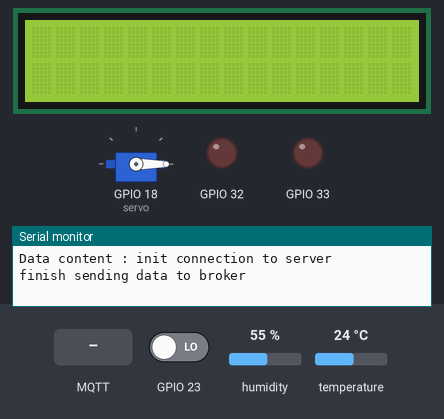
A sketch run on a simulated ESP32. Parts: servo, 16×2 character LCD, output pins drawn as LEDs (lit = HIGH), the last lines printed to the serial monitor. The inputs (shaded band) are chosen by the test bench; at power-on: GPIO 23 LOW, humidity 55 %, temperature 24 °C. WiFi joins after 1.5 s; servers stay silent unless stated; random numbers use the default seed unless the sketch sets one; no MQTT or app messages arrive unless stated.

Above: at 2.8 s.
2.9 s: GPIO 23 driven HIGH
4.4 s: GPIO 23 driven LOW
At 5.1 s:
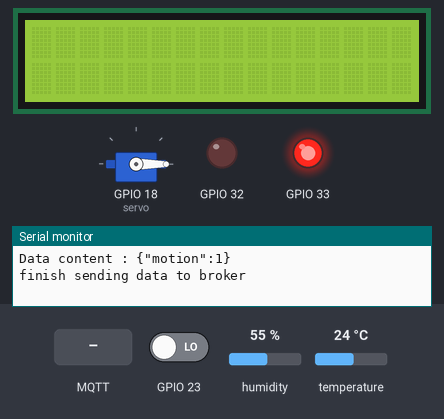
5.9 s: MQTT message "led" arrives on the first subscribed topic
7.4 s: MQTT message "invert" arrives on the first subscribed topic
13.1 s: MQTT message "off" arrives on the first subscribed topic
Timing chart, 0 to 15.6 s (numbered marks = the images above; inputs shaded):
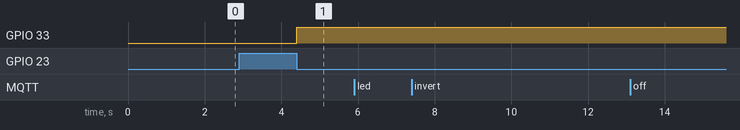

Measured:
- after the input at 4.4 s, GPIO 33: LOW → HIGH at once

The sketch:

sketch.ino
```cpp
#include <Arduino.h>

#include <WiFi.h>
#include <WiFiClient.h>
#include <PubSubClient.h>
#include <HTTPClient.h>
#include <ArduinoJson.h>

#include "LED.h"
#include "Timer.h"
#include "Sensor.h"
#include "LCD.h"
#include "Door.h"
#define len(arr) (sizeof(arr) / sizeof(arr[0]))
// put function declarations here:
const String device_id = "325719";
bool unaccepted = true;
LED led[2];
// LCD lcd;

namespace CommandProcessor
{
#define ALREADY_DONE 1
#define WRONG -1
#define SUCCESS 0
  int solved_id = -1;
  inline int exec(const char *json_string)
  {

    DynamicJsonDocument doc(1024);
    deserializeJson(doc, json_string);

    // Access a specific field
    const int id = doc["id"];
    const char *obj_type = doc["device"];

    Serial.println(String(id));
    Serial.println(String(obj_type));

    if (id <= solved_id)
    {
      Serial.println("duplicate command");
      return ALREADY_DONE;
    }

    if (!(strcmp(obj_type, "led")))
    {
      const int obj_id = doc["ledIndex"];
      const char *cmd = doc["command"];
      // check obj id
      if (obj_id >= len(led))
      {
        return WRONG;
      }
      // do command
      if (!(strcmp(cmd, "invert")))
      {
        led[obj_id].invert_state();
      }
      else if (!strcmp(cmd, "off"))
      {
        led[obj_id].turn_off();
      }
      else if (!strcmp(cmd, "on"))
      {
        led[obj_id].turn_on();
      }
      solved_id = id;
      return SUCCESS;
    }

    if (!(strcmp(obj_type, "door")))
    {
      const char *cmd = doc["command"];
      Serial.print("command on door");
      Serial.println(cmd);
      if (!strcmp(cmd, "on"))
      {
        door::change_angle(90);
      }
      else if (!strcmp(cmd, "off"))
      {
        door::change_angle(0);
      }
      else if (!strcmp(cmd, "change_angle"))
      {
        const int angle = doc["angle"];
        door::change_angle(angle);
      }
      solved_id = id;
      return SUCCESS;
    }
    if (!(strcmp(obj_type, "lcd")))
    {
      const char *cmd = doc["command"];
      Serial.print("command in lcd ");
      Serial.println(cmd);
      if (!strcmp(cmd, "print"))
      {
        const char *message = doc["message"];
          int row=0;
          row = doc["row"];
          int col =0;
          col = doc["col"];
          Serial.print("row: ");
          Serial.println(row);
          Serial.print("col: ");
          Serial.println(col);
        Serial.println(String(message));
        lcd::print(String(message), row, col);
      }
      else if (!strcmp(cmd, "clear"))
      {
        lcd::clear();
      }
      solved_id = id;
      return SUCCESS;
    }
    return WRONG;
  }
};
namespace Communicator
{
  const char *mqtt_server = "broker.hivemq.com";
  const int mqtt_port = 1883;
  const String general_topic = "iot/kstn2024_nhom3/";
  const String prefix_topic = general_topic + device_id + "/";

  const char *mqtt_user = "your_username";
  const char *mqtt_password = "your_password";
  const char *client_id = "esp32_client";
  PubSubClient client;

 inline bool publish_data(String topic, String json_string);
  void setup_communicator(PubSubClient &_client)
  {
    client = _client;
    client.setServer(mqtt_server, mqtt_port);

    auto callback = [](char *topic, byte *payload, unsigned int length)
    {
      Serial.println("length of message: " + String(length));
      Serial.println("Message arrived in topic: " + String(topic));
      // Process the message payload
      Serial.print("Message: ");
      char message[length];
      message[length] = '\0';
      for (int i = 0; i < length; i++)
      {
        message[i] = (char)payload[i];
      }
      Serial.println(message);
      if(CommandProcessor::exec(message))
        publish_data("command/result","success");

    };

    client.setCallback(callback);
  }
  inline bool subscribe_command()
  {
    return client.subscribe((prefix_topic + "command").c_str());
  }
  inline void reconnect()
  {
    // Loop until we're reconnected
    while (!client.connected())
    {
      Serial.print("Attempting MQTT connection...");
      // Create a random client ID
      String clientId = "esp32-client-";
      clientId += String(random(0xffff), HEX);
      // Attempt to connect
      if (client.connect(clientId.c_str()))
      {
        Serial.println("connected to mqtt broker");
        Serial.println("subscribe to command topic again");
        subscribe_command();
        // Once connected, publish an announcement...
        // client.publish("outTopic", "hello world");
      }
      else
      {
        Serial.print("failed, rc=");
        Serial.print(client.state());
        Serial.println(" try again in 5 seconds");
        // Wait 5 seconds before retrying
        delay(5000);
      }
    }
  }

  inline bool publish_data(String topic, String json_string)
  {
    reconnect();
    topic = prefix_topic + topic;
    Serial.println("publishing data to topic : " + topic);
    Serial.println("Data content : " + json_string);
    // debug
    client.publish(topic.c_str(), json_string.c_str());
    Serial.println("finish sending data to broker");

    return true;
  }

  inline void init_topic()
  {
    reconnect();
    Serial.println("init topic for device");
    client.publish((general_topic + "init").c_str(), device_id.c_str());
    Serial.println("finish sending request to broker");
  }

  inline void remain()
  {
    client.loop();
  }
};

WiFiClient wifi_client;
PubSubClient client(wifi_client);
#define comm Communicator

int motion_detected = 0;

inline void setup_wifi()
{
  led[0].set_pin(32);
  led[1].set_pin(33);
  delay(10);
  // We start by connecting to a WiFi network
  Serial.println();

  WiFi.mode(WIFI_STA);
  WiFi.begin("Wokwi-GUEST", "", 6);

  while (WiFi.status() != WL_CONNECTED)
  {
    delay(500);
    Serial.print(".");
  }

  randomSeed(micros());

  Serial.println("");
  Serial.println("WiFi connected");
  Serial.println("IP address: ");
  Serial.println(WiFi.localIP());
}
inline void send_data()
{

  // Create a JSON document
  const size_t capacity = JSON_OBJECT_SIZE(3);
  DynamicJsonDocument doc(capacity);

  // Add data to the JSON document
  doc["temperature"] = sensor::get_temperature();
  doc["humidity"] = sensor::get_humidity();
  // doc["motion"] = sensor::check_motion();
  String json_string;
  serializeJson(doc, json_string);

  // sensor_data, command, command/result, init , init/result
  comm::publish_data("sensor_data", json_string.c_str());
}

void setup()
{
  led[1].turn_off();
  door::setup(18);
  door::change_angle(0);
  lcd::setup();
  sensor::setup_dht(19);
  sensor::setup_pir(23, []()
                    {
                      if(sensor::check_motion()){
                        Serial.println("motion deteced");
                        led[1].turn_on();
                        motion_detected = 1;
                      }
                      else{
                        led[1].turn_off();
                        motion_detected = 0;
                      } });

  using namespace CommandProcessor;
  Serial.begin(115200);
  setup_wifi();
  comm::setup_communicator(client);

  comm::reconnect();
  // comm.subscribe_command();

  Serial.println("finish connecting to mqtt server");

  comm::publish_data("abc", "init connection to server");
  Timer::periodic_callback(10000, []()
                           { send_data(); });
}
unsigned long prev_millis = 0;
void loop()
{
  // if (unaccepted)
  // {
  //   unsigned long cur_millis = millis();

  //   // Check if it's time to run the function
  //   if (cur_millis - prev_millis >= 5000)
  //   {
  //     // Reset the timer
  //     prev_millis = cur_millis;
  //     comm::init_topic();
  //   }
  // }

  if (motion_detected == 1)
  {

    // lcd::print("motion detected");
    motion_detected = 2;
    const size_t capacity = JSON_OBJECT_SIZE(3);
    DynamicJsonDocument doc(capacity);

  // Add data to the JSON document
    doc["motion"] = 1;
    String json_string;
    serializeJson(doc, json_string);
    comm::publish_data("sensor_data",json_string );
  }
  else if (motion_detected == 0)
  {

    // lcd::clear();
  }
  comm::reconnect();
  comm::remain();
  // lcd.print(String(sensor.get_temperature()));
  delay(10);
}
```

Door.h
```cpp
#pragma once
#include <ESP32Servo.h>

#include <Arduino.h>
namespace door
{

    Servo my_servo;
    // int pin;
    int current_angle = 0;
    inline void setup(int _pin)
    {
        // pin = _pin;
        my_servo.attach(_pin);
    }
    inline void change_angle(int angle)
    {
        my_servo.write(angle);
    }
    inline int get_angle()
    {
        // Get the current position of the servo
        int servoPosition = my_servo.read();

        // Map the servo position to the angle range
        return map(servoPosition, 0, 180, 0, 180);
    }
}
```

LED.h
```cpp
#pragma once
#include <Arduino.h>
class LED
{
public:
    int pin;
    LED()
    {
    }
    inline void set_pin(int _pin)
    {
        pin = _pin;
        pinMode(pin, OUTPUT);
    }
    LED(int _pin)
    {
        pin = _pin;
        pinMode(pin, OUTPUT);
    }

    inline void turn_on()
    {
        digitalWrite(pin, LOW);
    }
    inline void turn_off()
    {
        digitalWrite(pin, HIGH);
    }
    inline int getState()
    {
        return digitalRead(pin);
    }
    inline void turn(int state)
    {
        // HIGH : 1
        //  LOW : 0
        digitalWrite(pin, state);
    }
    inline void invert_state()
    {
        turn(!getState());
    }
};
```

Sensor.h
```cpp
#pragma once

#include <Arduino.h>
#include <DHTesp.h>
#define DHTTYPE DHTesp::DHT22
namespace sensor
{
    DHTesp dht;
    int pir_pin = 0;

    inline void setup_dht(int _pin)
    {
        return dht.setup(_pin, DHTTYPE);
    }
    inline float get_temperature()
    {
        return dht.getTemperature();
    }
    inline float get_humidity()
    {
        return dht.getHumidity();
    }
    inline bool check_motion(){
        return digitalRead(pir_pin) ;
    }

    inline void setup_pir(int _pin, void (*func)() = nullptr)
    {
        pir_pin = _pin;
        pinMode(_pin, INPUT);
        if (func != nullptr)
        {
            attachInterrupt(digitalPinToInterrupt(_pin), func, CHANGE);
        }
    }
};
```

Timer.h
```cpp
#pragma once
#include <Arduino.h>
#include <esp32-hal-timer.h>
#include <esp_timer.h>
typedef void (*Func)();
class Timer
{
public:
    int id;
    hw_timer_t *timer = NULL;
    Timer(int _id)
    {
        id = _id;
        timer = timerBegin(id, 100, true);
    }

    static inline void periodic_callback(int miliseconds, void (*func)())
    {

        // Khởi tạo timer
        esp_timer_create_args_t timerArgs = {
            .callback = [](void *args)
            {
                Func func = Func(args);
                func();
            },
            .arg = (void *)func,
            .name = "my_timer"};
        esp_timer_handle_t myTimer;
        esp_timer_create(&timerArgs, &myTimer);
        // Đặt thời gian theo mili giây
        esp_timer_start_periodic(myTimer, miliseconds * 1000);
    };


};
```

LCD.h
```cpp
#pragma once
#include <Arduino.h>
#include <LiquidCrystal_I2C.h>
#define LCD_COLS 16
#define LCD_ROWS 2
#define I2C_ADDR 0x27
namespace lcd
{
    LiquidCrystal_I2C my_lcd(I2C_ADDR, LCD_COLS, LCD_ROWS);

    inline void setup()
    {
        my_lcd.init();
        my_lcd.backlight();
    }
    inline void print(String message, int row = 0, int col = 0)
    {
        my_lcd.setCursor(col, row);
        my_lcd.print(message);
    }
    inline void clear(){
        return my_lcd.clear();
    }
};
```
